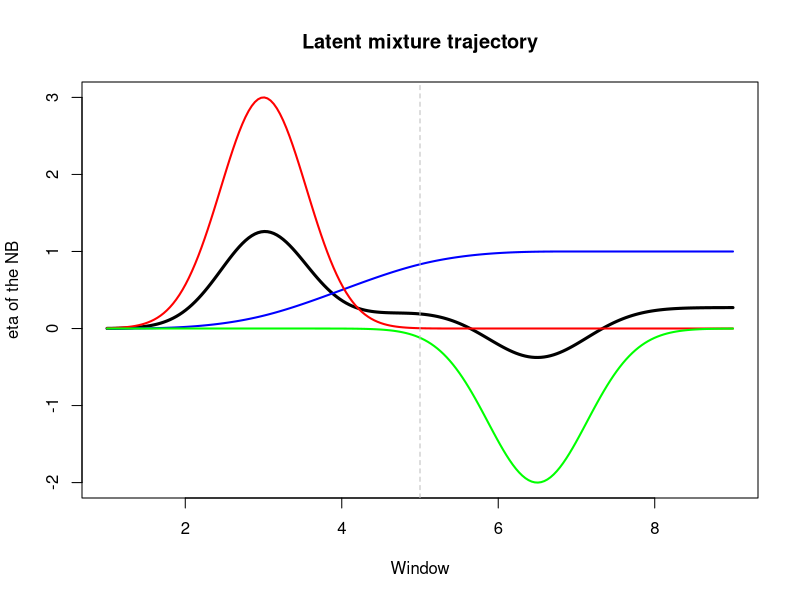

This figure's R source:
library('gtools')
library('splines')
# This script explores the construction of the linear predictor η in a Negative Binomial (NB) model.
# All model components are developed and interpreted on the link scale.

#set.seed(123)
x <- seq(1, 9, length.out = 200) # the windows, since they are between 1 and 9
spline <- TRUE
importance <- c('same') # choose between 'same', 'prenatal', 'postnatal'

# Mixture components ------------------------------------------------------

# Three components: a linear component, and hit-one and hit-two components
# The reasoning is an implementation of the two-hits hypothesis on SCZ with a source of 'error' in the biological theory (the linear component)
# The f_growth assumes that some genes do not strictly follow the two-hits logic
if(spline){
  f_growth <- ns(x, df = 4) %*% c(1,1,1,1) # spline growth, I used the spline to interpret it as an error
} else{
  f_growth <- 0.2 * x # linear growth for semplicity
}
f_prenatal <- 3 * exp(-((x - 3)^2) / 0.6) # prenatal peak
f_postnatal <- -2 * exp(-((x - 6.5)^2) / 0.8) # postnatal peak

# Weights for the compoents -----------------------------------------------
importance <- match.arg( # Troubleshooting
  importance,
  choices = c("same", "prenatal", "postnatal")
)
# Weights from a Dirichlet distribution (aka multinomial model)
# This function determines the importance of each component
if(importance == 'same'){
  alpha_unif <- c(1, 1, 1) # same weight each component
  w_singolo <- rdirichlet(n = 1, alpha = alpha_unif)
} else if (importance == 'prenatal'){
  alpha_prenatal_priority <- c(1,10,1) # more weight to the prenatal component
  w_singolo <- rdirichlet(n = 1, alpha = alpha_prenatal_priority)
} else if (importance == 'postnatal'){
  alpha_postnatal_priority <- c(1,1,10) # more weight to the postnatal component
  w_singolo <- rdirichlet(n = 1, alpha = alpha_postnatal_priority)
}

# eta building & plots ----------------------------------------------------

# Creating the eta for the NB
eta <- w_singolo[1]*f_growth +
  w_singolo[2]*f_prenatal +
  w_singolo[3]*f_postnatal

# plotting components and final trajectory in the eta space
plot(x, eta, type = "l", lwd = 3,
     main = "Latent mixture trajectory", ylab = 'eta of the NB', xlab = 'Window', ylim = c(-2,3))

lines(x, f_growth, col = "blue", lwd = 2) # linear component
lines(x, f_prenatal, col = "red", lwd = 2) # prenatal component
lines(x, f_postnatal, col = "green", lwd = 2) # postnatal component
abline(v = 5, col = "grey", lty = 2) # birth

# The weights and the components will be our priors
